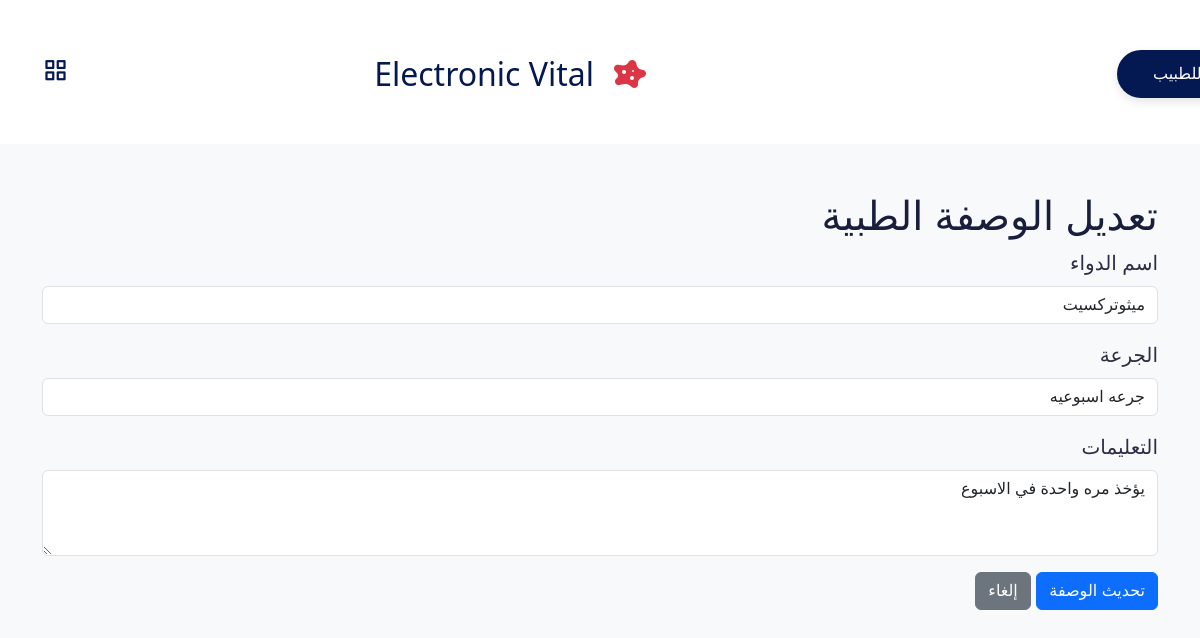
Screenshot of /edit_prescription.php?id=3&patient_id=3 (signed in) with the database file from the repository.
### tables this page shows
CREATE TABLE `prescriptions` (
  `prescription_id` int NOT NULL,
  `patient_id` int DEFAULT NULL,
  `doctor_id` int DEFAULT NULL,
  `medicine_name` varchar(255) NOT NULL,
  `dosage` varchar(50) NOT NULL,
  `instructions` text,
  `prescribed_date` timestamp NULL DEFAULT CURRENT_TIMESTAMP
);

### edit_prescription.php (the view, shortened to what this page needs)
<?php
include 'db.php';
$prescription_id = $_GET['id'];
$patient_id = $_GET['patient_id'];
$doctor_id = $_SESSION['doctor_id'];
$check_sql = "SELECT pr.* FROM prescriptions pr
              JOIN patient_doctors pd ON pr.patient_id = pd.patient_id
              WHERE pr.prescription_id = ? AND pd.doctor_id = ?";
$check_stmt = $conn->prepare($check_sql);
$check_stmt->bind_param("ii", $prescription_id, $doctor_id);
$check_stmt->execute();
$result = $check_stmt->get_result();
$prescription = $result->fetch_assoc();
?>
<!DOCTYPE html>
<html lang="ar" dir="rtl">
<head>
    <link href="https://cdn.jsdelivr.net/npm/bootstrap@5.2.0-beta1/dist/css/bootstrap.min.css" rel="stylesheet">
</head>
<body class="bg-light">
    <?php include 'navbar.php'; ?>
    <div class="container mt-5">
        <h1>تعديل الوصفة الطبية</h1>
        <form method="POST" action="">
            <div class="mb-3">
                <label for="medicine_name" class="form-label">اسم الدواء</label>
                <input type="text" class="form-control" id="medicine_name" name="medicine_name" value="<?php echo $prescription['medicine_name']; ?>" required>
            </div>
            <div class="mb-3">
                <label for="dosage" class="form-label">الجرعة</label>
                <input type="text" class="form-control" id="dosage" name="dosage" value="<?php echo $prescription['dosage']; ?>" required>
            </div>
            <div class="mb-3">
                <label for="instructions" class="form-label">التعليمات</label>
                <textarea class="form-control" id="instructions" name="instructions" rows="3" required><?php echo $prescription['instructions']; ?></textarea>
            </div>
            <button type="submit" class="btn btn-primary">تحديث الوصفة</button>
            <a href="view_patient.php?patient_id=<?php echo $patient_id; ?>" class="btn btn-secondary">إلغاء</a>
        </form>
    </div>
</body>
</html>

### css/styles.css (style rules this page uses)
:root { --header-height: 3rem; --first-color: #482ef9; --first-color-shape: #467aec; --title-color: #191e3c; --text-color: #2d2d45; --body-color: #f4f6f9; --container-color: #fff; --title-color-dark: #f7fbfc; --text-color-dark: #8b9bb0; --container-color-dark: #041951; --body-font: "Poppins", sans-serif; --big-font-size: 1.5rem; --normal-font-size: 0.938rem; --small-font-size: 0.813rem; --z-fixed: 1000000; --sidebar-width: 250px; }
@media screen and (min-width: 968px) { :root { --big-font-size: 2rem; --normal-font-size: 1rem; --small-font-size: 0.875rem; --sidebar-width: 300px; } }
* { box-sizing: border-box; margin: 0; font-family: 'Changa', sans-serif; }
html { scroll-behavior: smooth; overflow-x: hidden; }
body { font-size: var(--normal-font-size); font-size: 20px; color: var(--text-color); background-color: var(--body-color); overflow-x: hidden; }
h1, h2, h3 { color: var(--title-color); }
a { text-decoration: none; }
@media screen and (min-width: 1024px) { .container { margin-left: auto; margin-right: auto; } }

### rows the page displays
prescriptions: medicine_name "ميثوتركسيت", dosage "جرعه اسبوعيه", instructions "يؤخذ مره واحدة في الاسبوع"
